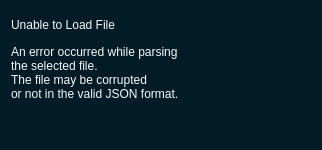
<?xml version="1.0" encoding="UTF-8"?>
<ui version="4.0">
 <class>Error_Dialog</class>
 <widget class="QDialog" name="Error_Dialog">
  <property name="geometry">
   <rect>
    <x>0</x>
    <y>0</y>
    <width>322</width>
    <height>150</height>
   </rect>
  </property>
  <property name="windowTitle">
   <string>Error</string>
  </property>
  <property name="styleSheet">
   <string notr="true">QDialog {
    background-color: #011C26; 
}

QWidget {	
	font: 13pt &quot;Helvetica&quot;;
    color: #F9F9F9;
}

QLabel[class=label] {	
	font: 10pt;
    color: #F9F9F9;
}

QWidget[class=container] {	
    background: #042F40;
	border-radius: 10pxx
}

QLabel[class=hint] {
	color: #799582;
}

QLabel[class=title] {
	font: 700 24pt;
}

QLineEdit{
	background-color: #011C26;
	border: none;
	border-radius: 6px;
	
}

/* --- Main Box --- */
QComboBox {
    background-color: #011C26;
    border: none;
    border-radius: 6px;
    padding: 5px 10px;
    color: #F9F9F9;
    /* This helps selection color in some styles */
    selection-background-color: #011C26; 
}

/* --- The Dropdown Frame --- */
/* We target QListView specifically to override Mac defaults */
QComboBox QListView {
    background-color: #011C26;
    border: 1px solid #042F40; /* Your custom border */
    outline: 0px; /* Removes the dotted/blue focus line */
    padding: 0px;
}



/* --- The Arrow Button Area --- */
QComboBox::drop-down {
    subcontrol-origin: padding;
    subcontrol-position: top right;
    width: 24px;
    border-left: 1px solid #042F40; /* Optional: adds a separator */
    border-top-right-radius: 6px;
    border-bottom-right-radius: 6px;
}

QComboBox::down-arrow {
    image: url(:/icons/icons/down.svg);
    width: 10px;
    height: 10px;
}

/* --- Main Spinbox Styling (Applies to both) --- */
QSpinBox, QDoubleSpinBox {
    background-color: #011C26;
    border: none;
    border-radius: 6px;
    color: #F9F9F9;
    padding: 5px 10px;
    padding-right: 15px; 
}

/* --- The Button Container Areas --- */
QSpinBox::up-button, QDoubleSpinBox::up-button {
    subcontrol-origin: border;
    subcontrol-position: top right;
    width: 25px;
    
    border-left: 1px solid #042F40;
    border-top-right-radius: 6px;
    border-bottom: 1px solid #042F40;
    
    background-color: #011C26;
}

QSpinBox::down-button, QDoubleSpinBox::down-button {
    subcontrol-origin: border;
    subcontrol-position: bottom right;
    width: 25px;
    
    border-left: 1px solid #042F40;
    border-bottom-right-radius: 6px;
    
    background-color: #011C26;
}

/* --- Hover Effects --- */
QSpinBox::up-button:hover, QDoubleSpinBox::up-button:hover,
QSpinBox::down-button:hover, QDoubleSpinBox::down-button:hover, QComboBox::drop-down:hover {
    background-color: #042F40;
}

/* --- The Arrow Icons --- */
/* (Assuming you are using the CSS Arrow hack from before. 
   If using images, replace these with your image: url(...) code) */

QSpinBox::up-arrow, QDoubleSpinBox::up-arrow {
    image: url(:/icons/icons/up.svg); /* You need to create this file */
    width: 10px;
    height: 10px;
}

QSpinBox::down-arrow, QDoubleSpinBox::down-arrow {
    image: url(:/icons/icons/down.svg); /* You need to create this file */
    width: 10px;
    height: 10px;
}

QToolButton {
    background-color: #032F40; 
    border-radius: 16px;       
    border: none;
    text-align: center;
}

QToolButton:hover {
    background-color: #314250; 
}

QToolButton:pressed {
    background-color: #032F40;
}

QPushButton {
	color: #011C26;
	border-radius: 16px;
}

QPushButton#b_cancel {
	background-color: #042F40;
	color: #F9F9F9
}

QPushButton#b_delete {
	background-color: #D97855
}</string>
  </property>
  <layout class="QVBoxLayout" name="verticalLayout">
   <item>
    <widget class="QLabel" name="l_titel">
     <property name="text">
      <string>Unable to Load File</string>
     </property>
     <property name="class" stdset="0">
      <string>title</string>
     </property>
    </widget>
   </item>
   <item>
    <widget class="QLabel" name="l_content">
     <property name="text">
      <string>An error occurred while parsing  the selected file.  The file may be corrupted  or not in the valid JSON format.</string>
     </property>
    </widget>
   </item>
   <item>
    <layout class="QHBoxLayout" name="horizontalLayout">
     <item>
      <spacer name="horizontalSpacer">
       <property name="orientation">
        <enum>Qt::Orientation::Horizontal</enum>
       </property>
       <property name="sizeHint" stdset="0">
        <size>
         <width>40</width>
         <height>20</height>
        </size>
       </property>
      </spacer>
     </item>
     <item>
      <widget class="QPushButton" name="b_close">
       <property name="sizePolicy">
        <sizepolicy hsizetype="Preferred" vsizetype="Fixed">
         <horstretch>0</horstretch>
         <verstretch>0</verstretch>
        </sizepolicy>
       </property>
       <property name="minimumSize">
        <size>
         <width>141</width>
         <height>32</height>
        </size>
       </property>
       <property name="maximumSize">
        <size>
         <width>141</width>
         <height>32</height>
        </size>
       </property>
       <property name="text">
        <string>Close</string>
       </property>
       <property name="icon">
        <iconset resource="resources.qrc">
         <normaloff>:/icons/icons/Cancel.svg</normaloff>:/icons/icons/Cancel.svg</iconset>
       </property>
      </widget>
     </item>
    </layout>
   </item>
  </layout>
 </widget>
 <resources>
  <include location="resources.qrc"/>
 </resources>
 <connections>
  <connection>
   <sender>b_close</sender>
   <signal>clicked()</signal>
   <receiver>Error_Dialog</receiver>
   <slot>accept()</slot>
   <hints>
    <hint type="sourcelabel">
     <x>236</x>
     <y>121</y>
    </hint>
    <hint type="destinationlabel">
     <x>252</x>
     <y>200</y>
    </hint>
   </hints>
  </connection>
 </connections>
</ui>
